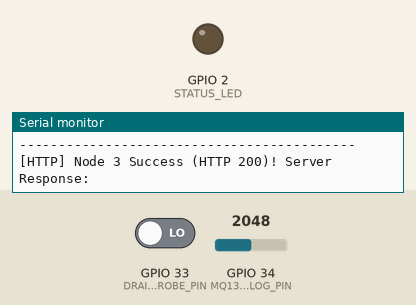
The sketch below on a simulated ESP32. Parts: output pins drawn as LEDs (lit = HIGH), the last lines printed to the serial monitor. The inputs (shaded band) are chosen by the test bench; at power-on: GPIO 33 (DRAIN_PROBE_PIN) LOW, GPIO 34 (MQ135_ANALOG_PIN) = 2048 (analog values on the 0–4095 scale). WiFi joins after 1.5 s; servers stay silent unless stated; uploads are accepted with an empty reply; the local clock reads 2024-03-15 10:24:30 at power-on unless the sketch sets it.

Above: at 4.3 s.
4.4 s: GPIO 33 (DRAIN_PROBE_PIN) driven HIGH
At 5.4 s:
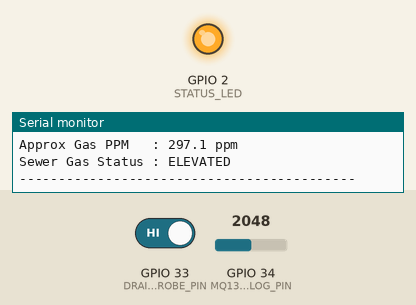
Timing chart, 0 to 7.4 s (numbered marks = the images above; inputs shaded):
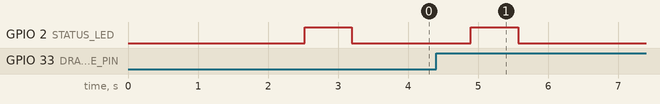

The sketch:

node_3_drain_mq135.ino
```cpp
/*
 ============================================================================
  SMART CITY AI — NODE 3 (NALA DRAIN OVERFLOW & SEWER GAS NODE)
  Hardware: ESP32 + MQ-135 Gas Sensor + Dual Electric Conductive Rods

  Monitors:
    - Nala / Storm Drain Overflow Level: 2 Conductive metal rods detect rising
      water circuit closure (Sadak / Nala flood danger mark).
    - MQ-135 Gas Sensor: Detects sewer gases (Ammonia NH3, H2S, decomposing
      organic sewage gases) in choked municipal drains.

  Cadence & Logic:
    - Periodic synchronized upload every 10 minutes (:00, :10, :20, :30, :40, :50).
    - Instant emergency interrupt: If water touches the conductive rods mid-cycle,
      dispatches an immediate emergency packet to the backend without waiting!
 ============================================================================
*/

#include <WiFi.h>
#include <WiFiClientSecure.h>
#include <HTTPClient.h>
#include <ArduinoJson.h>
#include <time.h>

// ============================================================
// 1. NETWORK & BACKEND CONFIGURATION
// ============================================================
const char* WIFI_SSID     = "SHRIDEV";
const char* WIFI_PASSWORD = "1234567898";

// Live Render Backend URL
const char* BACKEND_URL   = "https://smart-city-r3hp.onrender.com/telemetry";
const char* DEVICE_TOKEN  = "SHRIDEV";

// ============================================================
// 2. NODE IDENTITY & LOCATION
// ============================================================
const char* NODE_ID       = "node_3_drain_mq135";
const char* SENSOR_TYPE   = "MQ135_DRAIN";
const char* LOCATION_NAME = "GANDHI_MAIDAN";
const float LATITUDE      = 25.618639;
const float LONGITUDE     = 85.148456;

// NTP Settings for India Standard Time (IST: UTC + 5:30 = 19800 seconds)
const char* NTP_SERVER_1    = "pool.ntp.org";
const char* NTP_SERVER_2    = "time.nist.gov";
const long  GMT_OFFSET_SEC  = 19800;
const int   DAYLIGHT_OFFSET = 0;

// ============================================================
// 3. HARDWARE PIN DEFINITIONS & CALIBRATION
// ============================================================
// Conductor Rod 2 connected to GPIO 33 (with 10k pull-down to GND). Rod 1 goes to 3.3V.
#define DRAIN_PROBE_PIN   33   // Digital Input (reads HIGH when water conducts)
#define MQ135_ANALOG_PIN  34   // ADC1 Pin (reads MQ-135 AOUT, 0 - 4095)
#define STATUS_LED        2    // Onboard Status LED

const int SAMPLE_COUNT          = 15;
const int MQ135_ELEVATED_RAW    = 1200; // Above this is elevated sewer gas
const int MQ135_HAZARDOUS_RAW   = 2200; // Above this is hazardous toxic sewer gas

bool lastReportedOverflowState = false;
unsigned long lastUploadSuccessMillis = 0;

// ============================================================
// HELPER: Connect to WiFi
// ============================================================
void connectWiFi() {
  if (WiFi.status() == WL_CONNECTED) return;

  Serial.printf("\n[WiFi] Node 3 Connecting to %s", WIFI_SSID);
  WiFi.mode(WIFI_STA);
  WiFi.begin(WIFI_SSID, WIFI_PASSWORD);

  int retries = 0;
  while (WiFi.status() != WL_CONNECTED && retries < 25) {
    delay(500);
    Serial.print(".");
    retries++;
  }

  if (WiFi.status() == WL_CONNECTED) {
    Serial.printf("\n[WiFi] Connected! IP Address: %s\n", WiFi.localIP().toString().c_str());
  } else {
    Serial.println("\n[WiFi] Connection failed. Will retry in loop.");
  }
}

// ============================================================
// HELPER: Sync Time with NTP
// ============================================================
void syncNTP() {
  configTime(GMT_OFFSET_SEC, DAYLIGHT_OFFSET, NTP_SERVER_1, NTP_SERVER_2);
  struct tm timeinfo;
  int retry = 0;
  Serial.print("[NTP] Node 3 Syncing Clock...");
  while (!getLocalTime(&timeinfo) && retry < 10) {
    delay(500);
    Serial.print(".");
    retry++;
  }
  if (retry < 10) {
    Serial.printf("\n[NTP] Time Locked: %02d:%02d:%02d IST\n",
                  timeinfo.tm_hour, timeinfo.tm_min, timeinfo.tm_sec);
  }
}

// ============================================================
// SENSOR READING FUNCTIONS
// ============================================================

// Reads water conductive rods with multi-sample debouncing
bool isDrainOverflowing() {
  int highCount = 0;
  for (int i = 0; i < SAMPLE_COUNT; i++) {
    if (digitalRead(DRAIN_PROBE_PIN) == HIGH) {
      highCount++;
    }
    delay(15);
  }
  // If > 70% samples are HIGH, water has solidly bridged the rods
  return (highCount > (SAMPLE_COUNT * 0.7));
}

// Reads MQ-135 Gas Sensor and determines status & PPM estimate
void readMQ135(int &rawVal, float &ppmVal, String &statusStr) {
  long sum = 0;
  for (int i = 0; i < SAMPLE_COUNT; i++) {
    sum += analogRead(MQ135_ANALOG_PIN);
    delay(15);
  }
  rawVal = sum / SAMPLE_COUNT;

  // Approximate PPM mapping: ESP32 12-bit ADC (0 - 4095)
  float voltage = (rawVal / 4095.0) * 3.3;
  ppmVal = max(10.0f, (voltage * 180.0f));

  if (rawVal >= MQ135_HAZARDOUS_RAW) {
    statusStr = "HAZARDOUS";
  } else if (rawVal >= MQ135_ELEVATED_RAW) {
    statusStr = "ELEVATED";
  } else {
    statusStr = "NORMAL";
  }
}

// ============================================================
// READ SENSORS & UPLOAD TELEMETRY
// ============================================================
bool readAndUploadTelemetry(bool isEmergencyInstantTrigger = false) {
  connectWiFi();
  if (WiFi.status() != WL_CONNECTED) {
    Serial.println("[HTTP] No WiFi connection. Upload aborted.");
    return false;
  }

  // Cooldown guard to avoid duplicate spamming
  if (!isEmergencyInstantTrigger && lastUploadSuccessMillis > 0 && (millis() - lastUploadSuccessMillis < 8000)) {
    return false;
  }

  digitalWrite(STATUS_LED, HIGH);

  bool overflowDetected = isDrainOverflowing();
  int mq135Raw = 0;
  float approxPpm = 0.0;
  String gasStatus = "NORMAL";
  readMQ135(mq135Raw, approxPpm, gasStatus);

  lastReportedOverflowState = overflowDetected;

  Serial.println("\n-------------------------------------------");
  Serial.println(isEmergencyInstantTrigger ? "  🚨 NODE 3 INSTANT NALA EMERGENCY ALERT" : "  NODE 3 TELEMETRY (NALA & SEWER GAS)");
  Serial.println("-------------------------------------------");
  Serial.printf("Drain Overflow   : %s\n", overflowDetected ? ">>> YES (RODS CONDUCTING - FLOOD MARK) <<<" : "NO (DRY / NORMAL FLOW)");
  Serial.printf("MQ-135 Raw ADC   : %d\n", mq135Raw);
  Serial.printf("Approx Gas PPM   : %.1f ppm\n", approxPpm);
  Serial.printf("Sewer Gas Status : %s\n", gasStatus.c_str());
  Serial.println("-------------------------------------------");

  // Build JSON Document
  StaticJsonDocument<768> doc;
  doc["node_id"]       = NODE_ID;
  doc["location_name"] = LOCATION_NAME;
  doc["latitude"]      = LATITUDE;
  doc["longitude"]     = LONGITUDE;
  doc["sensor_type"]   = SENSOR_TYPE;

  JsonObject data = doc.createNestedObject("data");
  data["drain_overflow_detected"] = overflowDetected;
  data["drain_sensor_raw"]        = digitalRead(DRAIN_PROBE_PIN);
  data["mq135_raw"]               = mq135Raw;
  data["air_quality_ppm"]         = approxPpm;
  data["gas_level_status"]        = gasStatus;
  data["instant_emergency"]       = isEmergencyInstantTrigger;

  String jsonPayload;
  serializeJson(doc, jsonPayload);

  // Send HTTPS POST with properly scoped clients (Zero-Drop Lifetime)
  unsigned long retryStart = millis();
  int attempt = 1;
  bool success = false;

  while ((millis() - retryStart) < 15000) {
    connectWiFi();
    if (WiFi.status() == WL_CONNECTED) {
      WiFiClientSecure secureClient;
      WiFiClient plainClient;
      HTTPClient http;
      http.setFollowRedirects(HTTPC_STRICT_FOLLOW_REDIRECTS);
      http.setTimeout(12000);

      bool began = false;
      if (String(BACKEND_URL).startsWith("https://")) {
        secureClient.setInsecure(); // Skip TLS certificate validation
        began = http.begin(secureClient, BACKEND_URL);
      } else {
        began = http.begin(plainClient, BACKEND_URL);
      }

      if (began) {
        http.addHeader("Content-Type", "application/json");
        http.addHeader("x-device-token", DEVICE_TOKEN);

        int httpCode = http.POST(jsonPayload);
        if (httpCode == HTTP_CODE_OK || httpCode == 201) {
          String response = http.getString();
          Serial.printf("[HTTP] Node 3 Success (HTTP %d)! Server Response: %s\n", httpCode, response.c_str());
          http.end();
          success = true;
          lastUploadSuccessMillis = millis();
          break;
        }

        String errResponse = http.getString();
        Serial.printf("[HTTP ERROR] Attempt %d failed with code %d. Server: %s\n", attempt, httpCode, errResponse.c_str());
        http.end();
      }
    }
    attempt++;
    delay(1000);
  }

  digitalWrite(STATUS_LED, LOW);
  return success;
}

// ============================================================
// SETUP
// ============================================================
void setup() {
  Serial.begin(115200);
  delay(1000);

  pinMode(STATUS_LED, OUTPUT);
  digitalWrite(STATUS_LED, LOW);

  // Drain probe pin: Pulled-down to prevent floating false triggers
  pinMode(DRAIN_PROBE_PIN, INPUT_PULLDOWN);

  // MQ135 analog input
  pinMode(MQ135_ANALOG_PIN, INPUT);
  analogReadResolution(12);

  Serial.println("\n==========================================");
  Serial.println("  Smart City AI — Node 3 (Nala Drain & MQ-135)");
  Serial.println("  Dual Mode: 10m Periodic Sync + 0s Emergency");
  Serial.println("==========================================");

  connectWiFi();
  syncNTP();

  // Initial read and upload on startup
  Serial.println("[Node 3] Performing initial startup telemetry...");
  readAndUploadTelemetry(false);
}

// ============================================================
// MAIN LOOP: 10-Minute Schedule + 0s Instant Overflow Interrupt
// ============================================================
void loop() {
  unsigned long startWait = millis();
  bool emergencyTriggered = false;

  // Poll drain probes every 200ms during the 10-minute cycle (600 seconds)
  while ((millis() - startWait) < 600000UL) {
    delay(200);

    // Instant Interrupt: Did Nala overflow just start mid-cycle?
    if (!lastReportedOverflowState && isDrainOverflowing()) {
      Serial.println("\n🚨 [EMERGENCY] Nala water level reached conductive rods! Uploading immediately...");
      readAndUploadTelemetry(true);
      emergencyTriggered = true;
      break;
    }
  }

  // Periodic 10-minute routine transmission
  if (!emergencyTriggered) {
    Serial.println("\n[Node 3] 10-Minute cycle mark reached! Sending routine drain & gas telemetry...");
    readAndUploadTelemetry(false);
  }
}
```

Measured:
- after the input at 4.4 s, GPIO 2 (STATUS_LED): LOW → HIGH after 0.50 s, → LOW 0.67 s later
